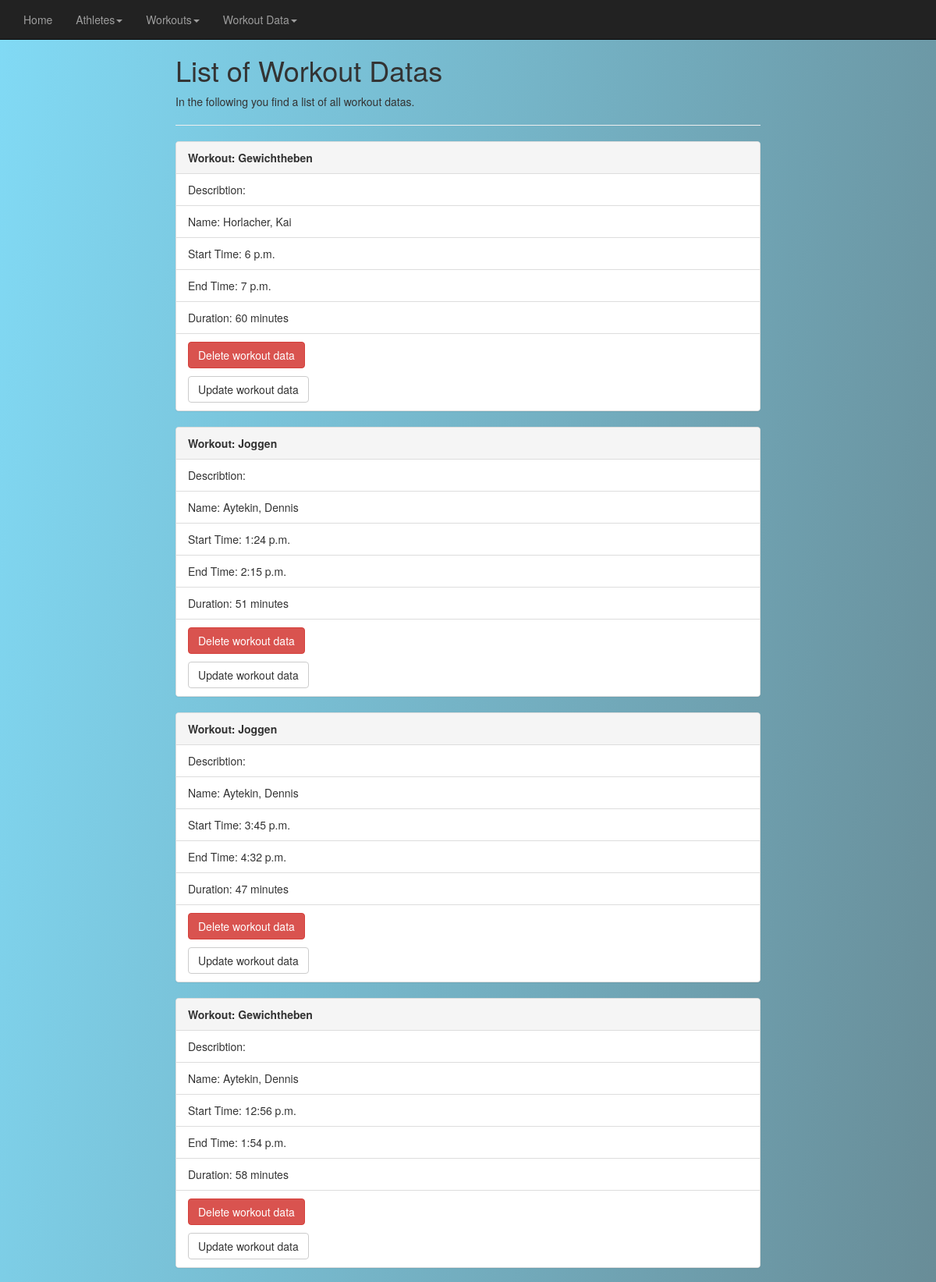
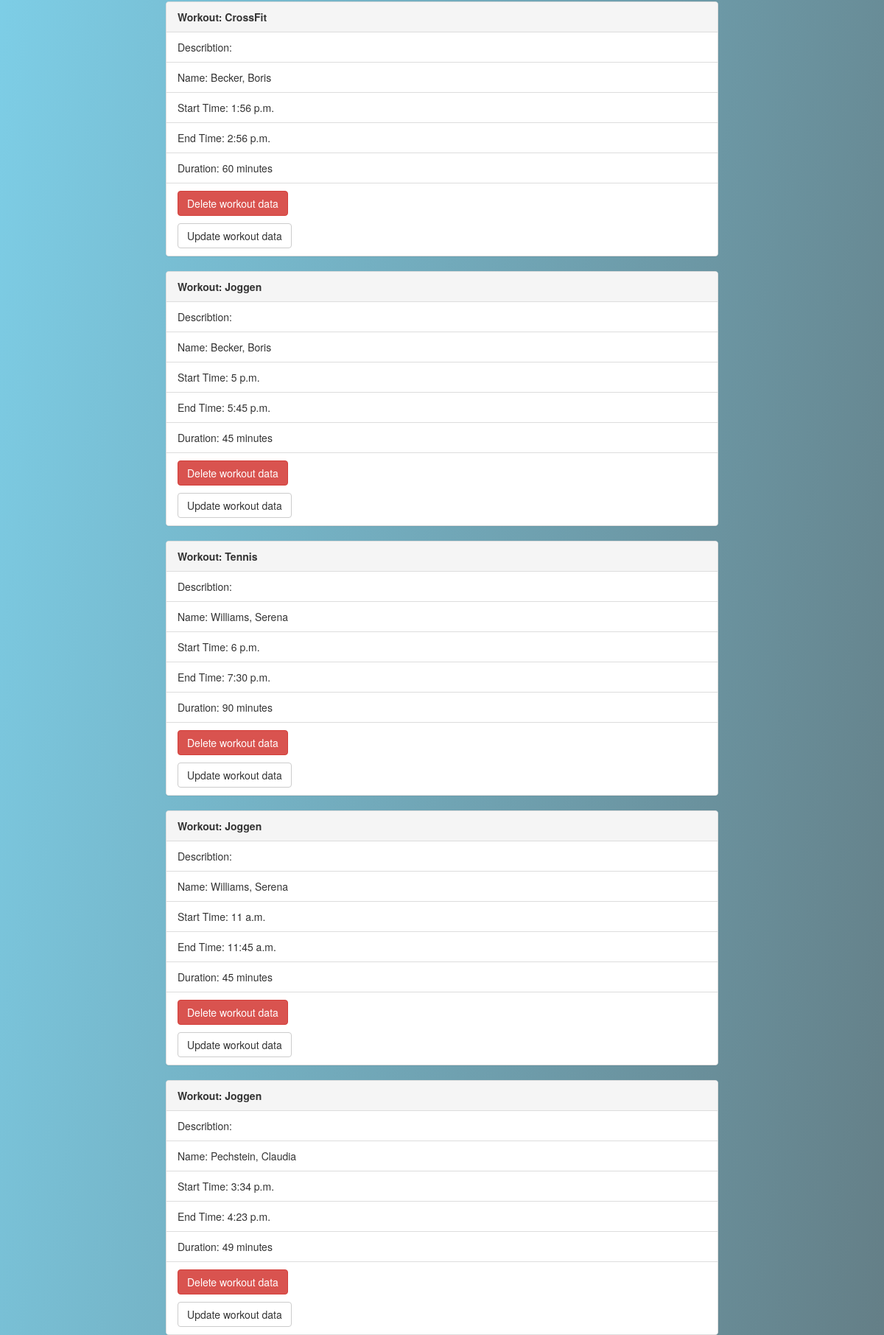
The page /workout_data_list (upper part) on the database its author committed (2 pictures, top to bottom).
### athletes/models.py (models this page shows, shortened)
class Workout_data(models.Model):
    workout = models.ForeignKey(Workout, on_delete=models.CASCADE)
    athlete = models.ForeignKey(Athletes, on_delete=models.CASCADE)
    start = models.TimeField(max_length=30)
    end = models.TimeField(max_length=30)
    date = models.DateField(max_length=30, default=timezone.now)
    @property
    def duration(self):
        end = self.end.hour*60 + self.end.minute
        start = self.start.hour*60 + self.start.minute
        duration = end - start
        return duration

class Workout(models.Model):
    designation = models.CharField(max_length=50)
    description = models.CharField(max_length=200)

class Athletes(models.Model):
    gender = models.CharField(max_length=10, choices=GENDER_CHOICES, default='diverse')
    first_name = models.CharField(max_length=200)
    last_name = models.CharField(max_length=200)
    height = models.IntegerField()
    weight = models.IntegerField()

### athletes/views.py (the view)
# urls.py: path('workout_data_list', views.workout_data_list, name='workout_data_list'),
def workout_data_list(request):
    workout_data_list = Workout_data.objects.all
    return render(request, "workout_data_list.html", {'workout_data_list':workout_data_list})

### athletes/templates/workout_data_list.html
{% extends 'main.html' %}
{% block content %}
      <h1>List of Workout Datas</h1>
      <p>In the following you find a list of all workout datas.</p>
      <hr>
      {% for workout in workout_data_list %}
      <div class="panel panel-default">
        <div class="panel-heading"><strong>Workout: {{ workout.workout.designation }}</strong></div>
          <ul class="list-group">
            <li class="list-group-item">Describtion: {{ workout.workout.describtion }}</li>
            <li class="list-group-item">Name: {{ workout.athlete.last_name }}, {{ workout.athlete.first_name }}</li>
            <li class="list-group-item">Start Time: {{ workout.start }}</li>
            <li class="list-group-item">End Time: {{ workout.end }}</li>
            <li class="list-group-item">Duration: {{ workout.duration }} minutes</li>
            <li class="list-group-item"><a href="{% url 'delete_workout_data' workout.id %}" class="btn btn-danger" onclick="return confirm('Are you sure you want to delete?')">Delete workout data</a><p> </p><a href="{% url 'update_workout_data' workout.id %}" class="btn btn-default">Update workout data</a></li>
          </ul>
      </div>
      {% endfor %}
{% endblock %}

### rows shown on the page
Workout_data: workout.designation "Gewichtheben", athlete.last_name "Horlacher", athlete.first_name "Kai", start "6 p.m.", end "7 p.m.", duration "60"
Workout_data: workout.designation "Joggen", athlete.last_name "Aytekin", athlete.first_name "Dennis", start "1:24 p.m.", end "2:15 p.m.", duration "51"
Workout_data: workout.designation "Joggen", athlete.last_name "Aytekin", athlete.first_name "Dennis", start "3:45 p.m.", end "4:32 p.m.", duration "47"
Workout_data: workout.designation "Gewichtheben", athlete.last_name "Aytekin", athlete.first_name "Dennis", start "12:56 p.m.", end "1:54 p.m.", duration "58"
Workout_data: workout.designation "CrossFit", athlete.last_name "Becker", athlete.first_name "Boris", start "1:56 p.m.", end "2:56 p.m.", duration "60"
Workout_data: workout.designation "Joggen", athlete.last_name "Becker", athlete.first_name "Boris", start "5 p.m.", end "5:45 p.m.", duration "45"
Workout_data: workout.designation "Tennis", athlete.last_name "Williams", athlete.first_name "Serena", start "6 p.m.", end "7:30 p.m.", duration "90"
Workout_data: workout.designation "Joggen", athlete.last_name "Williams", athlete.first_name "Serena", start "11 a.m.", end "11:45 a.m.", duration "45"
Workout_data: workout.designation "Joggen", athlete.last_name "Pechstein", athlete.first_name "Claudia", start "3:34 p.m.", end "4:23 p.m.", duration "49"
